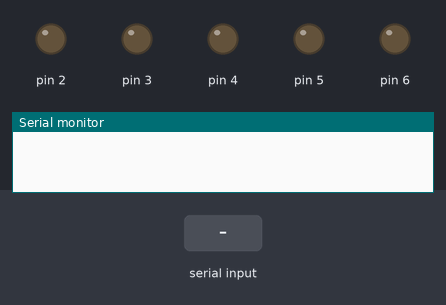
Simulated run of this sketch. Board: Arduino Uno, built with avr-gcc and run on an emulated ATmega328P. Shown: output pins drawn as LEDs (lit = HIGH), the last lines printed to the serial monitor. The inputs (shaded band) are chosen by the test bench.

Above: at 1.2 s.
1.3 s: "1" received over Serial
At 2.3 s:
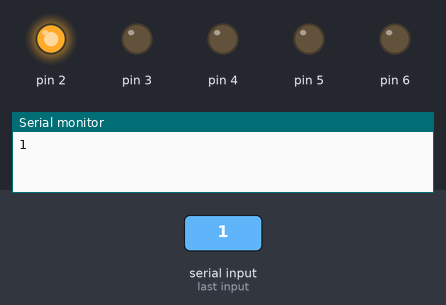
2.8 s: "2" received over Serial
At 3.5 s:
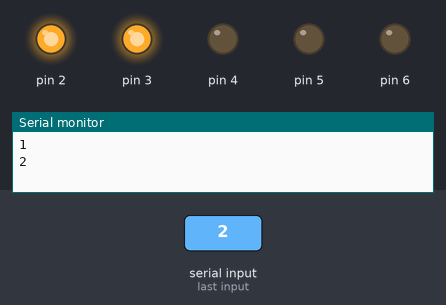
4.3 s: "A" received over Serial
At 4.6 s:
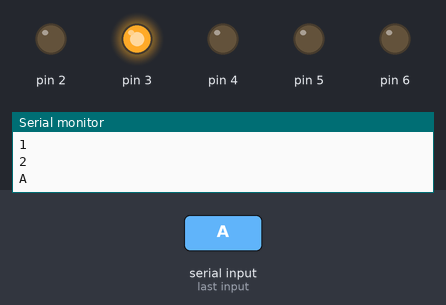
5.8 s: "3" received over Serial
At 7.0 s:
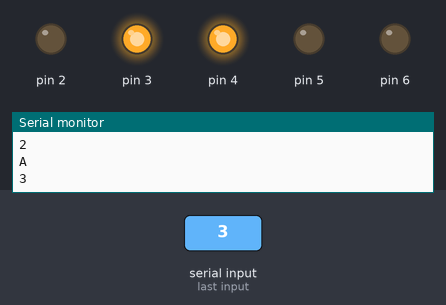
7.3 s: "B" received over Serial
At 8.1 s:
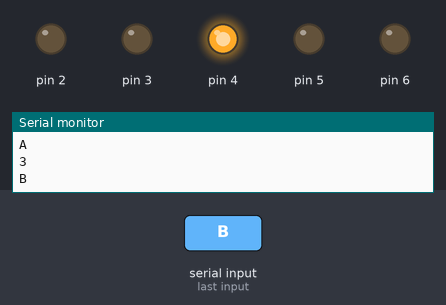
8.8 s: "4" received over Serial
At 9.2 s:
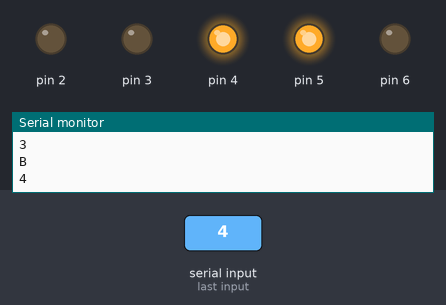
Timing chart, 0 to 11.3 s (numbered marks = the images above; inputs shaded):
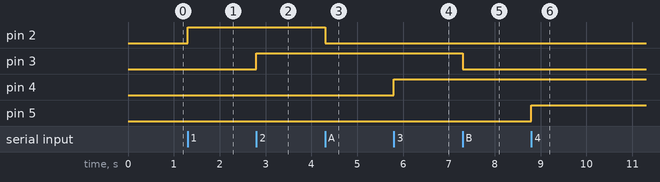

The sketch:

SmartHouse.ino
```cpp
// Smart House Simple Controller for Android
// Jonathan Tjandra 16516160
// Fadhila Daliana 16516244
// Gabrielle Shay A 16516404
// Introduction to Engineering and Design I - 2016
char fac;
 void setup() {
   pinMode(2,OUTPUT);
   pinMode(3,OUTPUT);
   pinMode(4,OUTPUT);
   pinMode(5,OUTPUT);
   pinMode(6,OUTPUT);
   Serial.begin(9600);
 }

 void loop() {
 if( Serial.available() >0 ) {
     fac = Serial.read();
     Serial.println(fac);
 }
   if( fac == '1' ) {
     digitalWrite(2,HIGH); }
   else if( fac == '2' ) {
     digitalWrite(3,HIGH); }
   else if( fac == '3' ) {
     digitalWrite(4,HIGH); }
   else if( fac == '4' ) {
     digitalWrite(5,HIGH); }
   else if( fac == '5' ) {
    digitalWrite(6,HIGH); }
    else if (fac == '6'){
     digitalWrite(2,HIGH);
     digitalWrite(3,HIGH);
     digitalWrite(4,HIGH);
     digitalWrite(5,HIGH);
     digitalWrite(6,HIGH);
  }
   else if( fac == 'A' ) {
     digitalWrite(2,LOW); }
   else if( fac == 'B' ) {
     digitalWrite(3,LOW); }
   else if( fac == 'C' ) {
     digitalWrite(4,LOW); }
   else if( fac == 'D' ) {
     digitalWrite(5,LOW); }
   else if( fac == 'E' ){
   digitalWrite(6,LOW); }
   else if ( fac == 'Z' ){
     digitalWrite(2,LOW);
     digitalWrite(3,LOW);
     digitalWrite(4,LOW);
     digitalWrite(5,LOW);
     digitalWrite(6,LOW);
   }
 }
```

Measured:
- after the input at 1.3 s, pin 2: LOW → HIGH at once
- after the input at 2.8 s, pin 3: LOW → HIGH at once
- after the input at 4.3 s, pin 2: HIGH → LOW at once
- after the input at 5.8 s, pin 4: LOW → HIGH at once
- after the input at 7.3 s, pin 3: HIGH → LOW at once
- after the input at 8.8 s, pin 5: LOW → HIGH at once
